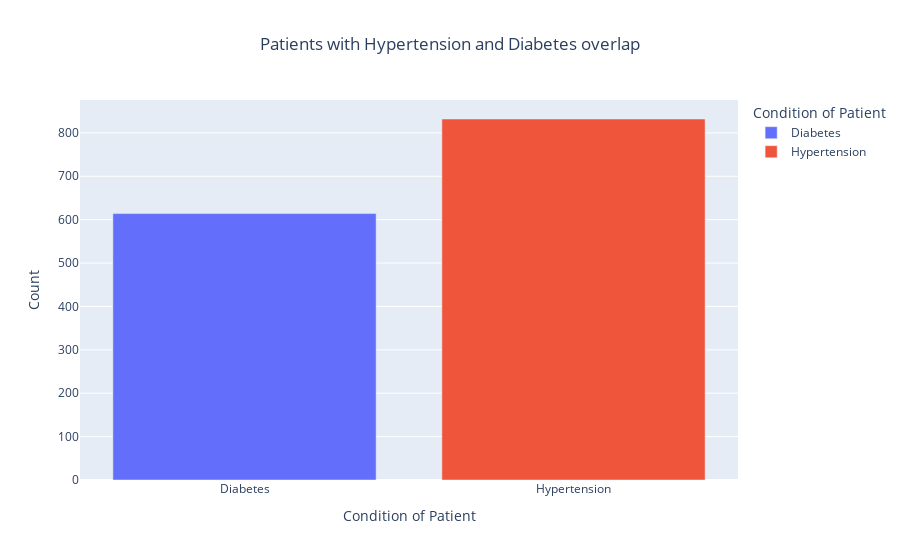

Source (notebook cell):
### Code cell
# Filter data for patients with hypertension or diabetes diagnosis
hypertension_diabetes_df = prospective_study_df[prospective_study_df['condition'].isin(['Diabetes', 'Hypertension'])]

# Count of patients with hypertension, diabetes, or both
count_diagnoses = hypertension_diabetes_df.groupby('condition').size().reset_index(name='count')

# Visualization - Relationship between Hypertension and Diabetes
fig_diagnosis_relationship = px.bar(count_diagnoses, x='condition', y='count', color='condition',
                                    labels={'condition': 'Condition of Patient', 'count': 'Count'},
                                    title='Patients with Hypertension and Diabetes overlap')

print(f'Total number of records: {len(hypertension_diabetes_df)}')
fig_diagnosis_relationship.update_layout(title_x = 0.5)
fig_diagnosis_relationship.show()

### Figure 1 — Plotly figure (JSON) as saved in the notebook; plotly's stock layout.template omitted (floating-point values rounded to 4 significant figures)
{"data": [{"alignmentgroup": "True", "hovertemplate": "Condition of Patient=%{x}<br>Count=%{y}<extra></extra>", "legendgroup": "Diabetes", "marker": {"color": "#636efa", "pattern": {"shape": ""}}, "name": "Diabetes", "offsetgroup": "Diabetes", "orientation": "v", "showlegend": true, "textposition": "auto", "type": "bar", "x": ["Diabetes"], "xaxis": "x", "y": [614], "yaxis": "y"}, {"alignmentgroup": "True", "hovertemplate": "Condition of Patient=%{x}<br>Count=%{y}<extra></extra>", "legendgroup": "Hypertension", "marker": {"color": "#EF553B", "pattern": {"shape": ""}}, "name": "Hypertension", "offsetgroup": "Hypertension", "orientation": "v", "showlegend": true, "textposition": "auto", "type": "bar", "x": ["Hypertension"], "xaxis": "x", "y": [832], "yaxis": "y"}], "layout": {"barmode": "relative", "legend": {"title": {"text": "Condition of Patient"}, "tracegroupgap": 0}, "title": {"text": "Patients with Hypertension and Diabetes overlap", "x": 0.5}, "xaxis": {"anchor": "y", "categoryarray": ["Diabetes", "Hypertension"], "categoryorder": "array", "domain": [0, 1], "title": {"text": "Condition of Patient"}}, "yaxis": {"anchor": "x", "domain": [0, 1], "title": {"text": "Count"}}}}
